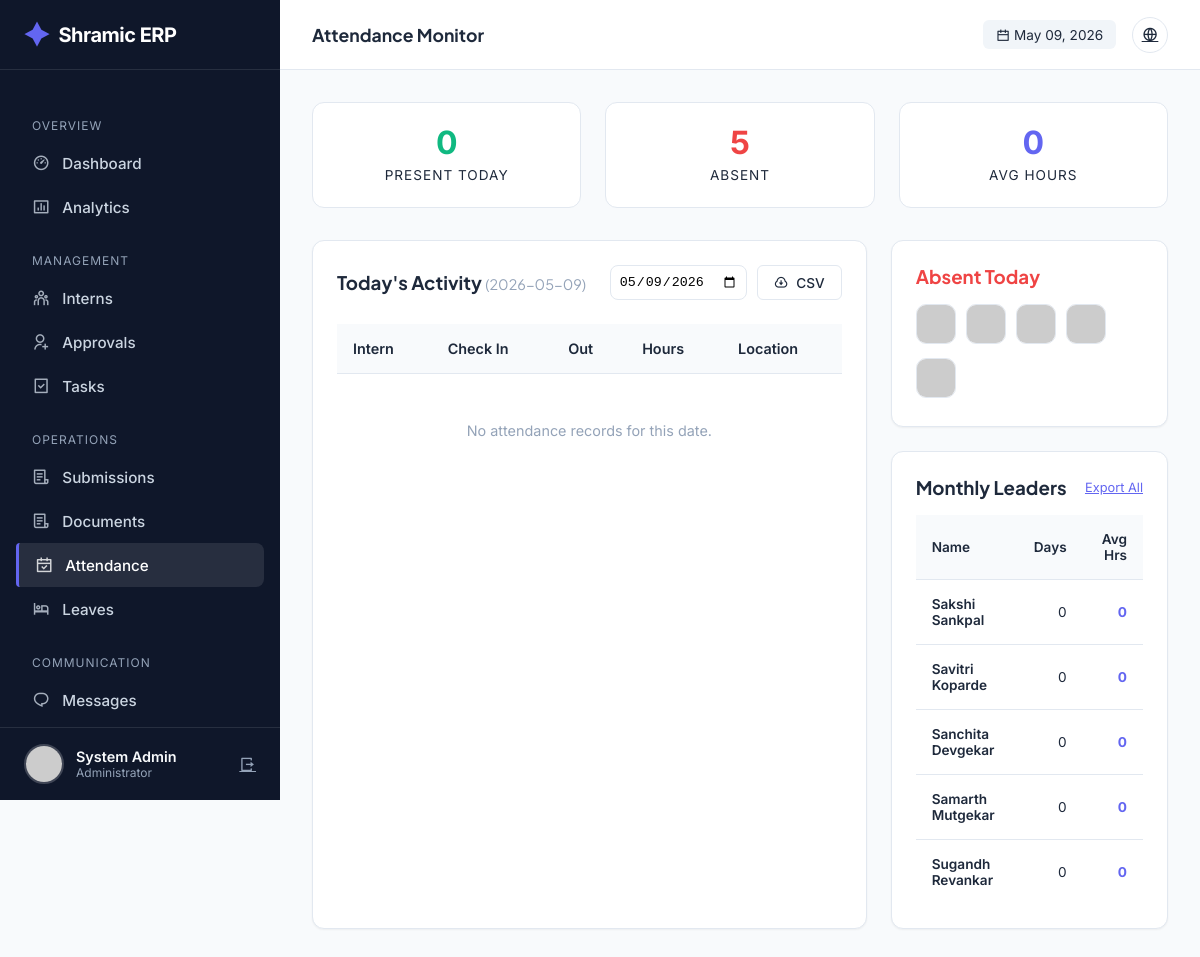
Page /admin/attendance (signed in) on the committed database.
### tables this page shows
CREATE TABLE users (
            id INTEGER PRIMARY KEY AUTOINCREMENT,
            intern_id TEXT UNIQUE,
            usn TEXT UNIQUE NOT NULL,
            full_name TEXT NOT NULL,
            phone TEXT NOT NULL,
            email TEXT UNIQUE NOT NULL,
            password_hash TEXT NOT NULL,
            role TEXT NOT NULL,
            photo_url TEXT,
            status TEXT DEFAULT 'PENDING',
            is_admin BOOLEAN DEFAULT 0,
            department TEXT,
            join_date DATE,
            emergency_contact TEXT,
            address TEXT,
            last_login TIMESTAMP,
            login_count INTEGER DEFAULT 0,
            created_at TIMESTAMP DEFAULT CURRENT_TIMESTAMP,
            updated_at TIMESTAMP DEFAULT CURRENT_TIMESTAMP
        );

### app.py (the view)
@app.route('/admin/attendance')
@login_required
@admin_required
def admin_attendance():
    conn = get_db_connection()
    cur = conn.cursor()
    date_filter = request.args.get('date', format_datetime(get_current_date(), '%Y-%m-%d'))
    cur.execute("""
        SELECT u.id, u.intern_id, u.full_name, u.role, u.photo_url, u.department,
               a.check_in_time, a.check_out_time, a.work_hours, a.location
        FROM attendance a
        JOIN users u ON a.user_id = u.id
        WHERE a.date = ?
        ORDER BY a.check_in_time DESC
    """, (date_filter,))
    today_attendance = cur.fetchall()
    cur.execute("""
        SELECT u.intern_id, u.full_name, u.role, u.department,
               COUNT(a.id) as days_present,
               SUM(a.work_hours) as total_hours,
               AVG(a.work_hours) as avg_hours
        FROM users u
        LEFT JOIN attendance a ON u.id = a.user_id
            AND strftime('%Y-%m', a.date) = strftime('%Y-%m', 'now')
        WHERE u.is_admin = 0 AND u.status = 'APPROVED'
        GROUP BY u.id, u.intern_id, u.full_name, u.role, u.department
        ORDER BY days_present DESC
    """)
    monthly_summary = cur.fetchall()
    cur.execute("""
        SELECT u.id, u.intern_id, u.full_name, u.role, u.department, u.photo_url
        FROM users u
        WHERE u.is_admin = 0 AND u.status = 'APPROVED'
        AND u.id NOT IN (
            SELECT user_id FROM attendance WHERE date = ?
        )
    """, (date_filter,))
    absent_today = cur.fetchall()
    conn.close()
    return render_template('admin/attendance.html',
        today_attendance=today_attendance,
        monthly_summary=monthly_summary,
        absent_today=absent_today,
        date_filter=date_filter
    )

### templates/admin/attendance.html (shortened to what this page needs)
{% extends "admin/base.html" %} {% block page_title %}Attendance Monitor{%
endblock %} {% block content %}
<div class="att-stats">
  <div class="stat-box">
    <div class="stat-val" style="color: var(--success)">
      {{ today_attendance|length }}
    </div>
    <div class="stat-lbl">Present Today</div>
  </div>
  <div class="stat-box">
    <div class="stat-val" style="color: var(--danger)">
      {{ absent_today|length }}
    </div>
    <div class="stat-lbl">Absent</div>
  </div>
  <div class="stat-box">
    {% set total_hrs = namespace(value=0) %} {% for r in today_attendance %}{%
    if r.work_hours %}{% set total_hrs.value = total_hrs.value + r.work_hours
    %}{% endif %}{% endfor %}
    <div class="stat-val" style="color: var(--primary)">
      {{ (total_hrs.value / today_attendance|length)|round(1) if
      today_attendance|length > 0 else 0 }}
    </div>
    <div class="stat-lbl">Avg Hours</div>
  </div>
</div>
<div style="display: grid; grid-template-columns: 2fr 1fr; gap: 1.5rem">
  <div class="card">
    <div
      style="
        display: flex;
        justify-content: space-between;
        align-items: center;
        margin-bottom: 1.5rem;
      "
    >
      <h3>
        Today's Activity
        <span
          style="font-weight: 400; color: var(--text-light); font-size: 0.9rem"
          >({{ date_filter }})</span
        >
      </h3>
      <div style="display: flex; gap: 10px">
        <form
          method="GET"
          style="display: flex; align-items: center; gap: 10px"
        >
          <input
            type="date"
            name="date"
            value="{{ date_filter }}"
            onchange="this.form.submit()"
            style="
              padding: 0.5rem;
              border: 1px solid var(--border);
              border-radius: 8px;
            "
          />
        </form>
        <a
          href="{{ url_for('export_attendance_csv', month=date_filter[:7]) }}"
          class="btn btn-outline"
          style="padding: 0.5rem 1rem; font-size: 0.85rem"
        >
          <i class="ri-download-cloud-line"></i> CSV
        </a>
      </div>
    </div>
    <div class="table-container">
      <table>
        <thead>
          <tr>
            <th>Intern</th>
            <th>Check In</th>
            <th>Out</th>
            <th>Hours</th>
            <th>Location</th>
          </tr>
        </thead>
        <tbody>
          {% for record in today_attendance %}
          <tr class="attendance-row">
            <td>
              <div style="display: flex; align-items: center; gap: 10px">
                <img
                  src="{{ url_for('static', filename='uploads/profiles/' + record.photo_url) if record.photo_url else 'https://ui-avatars.com/api/?name=' + record.full_name }}"
                  style="
                    width: 32px;
                    height: 32px;
                    border-radius: 50%;
                    object-fit: cover;
                  "
                />
                <div>
                  <div style="font-weight: 600">{{ record.full_name }}</div>
                  <div style="font-size: 0.75rem; color: var(--text-secondary)">
                    {{ record.intern_id }}
                  </div>
                </div>
              </div>
            </td>
            <td>
              <span class="time-badge"
                >{{ record.check_in_time.split(' ')[1] }}</span
              >
            </td>
            <td>
              {% if record.check_out_time %}
              <span class="time-badge"
                >{{ record.check_out_time.split(' ')[1] }}</span
              >
              {% else %}
              <span
                style="
                  color: var(--success);
                  font-size: 0.8rem;
                  font-weight: 600;
                "
                >● Active</span
              >
              {% endif %}
            </td>
            <td style="font-weight: 700; color: var(--text-main)">
              {{ record.work_hours if record.work_hours else '-' }}
            </td>
            <td style="font-size: 0.85rem; color: var(--text-secondary)">
              <i class="ri-map-pin-line"></i> {{ record.location or 'Remote' }}
            </td>
          </tr>
          {% else %}
          <tr>
            <td
              colspan="5"
              style="
                text-align: center;
                padding: 3rem;
                color: var(--text-light);
              "
            >
              No attendance records for this date.
            </td>
          </tr>
          {% endfor %}
        </tbody>
      </table>
    </div>
  </div>
  <div style="display: flex; flex-direction: column; gap: 1.5rem">
    <div class="card">
      <h3 style="margin-bottom: 1rem; color: var(--danger)">Absent Today</h3>
      {% if absent_today %}
      <div class="absent-grid">
        {% for user in absent_today %}
        <div class="absent-item" data-name="{{ user.full_name }}">
          <a href="{{ url_for('admin_intern_detail', intern_id=user['id']) }}">
            <img
              src="{{ url_for('static', filename='uploads/profiles/' + user.photo_url) if user.photo_url else 'https://ui-avatars.com/api/?name=' + user.full_name }}"
              alt="{{ user.full_name }}"
            />
          </a>
        </div>
        {% endfor %}
      </div>
      {% else %}
      <div style="text-align: center; padding: 2rem; color: var(--success)">
        <i class="ri-check-double-line" style="font-size: 2rem"></i>
        <p style="margin-top: 0.5rem; font-size: 0.9rem">100% Attendance!</p>
      </div>
      {% endif %}
    </div>
    <div class="card">
      <div
        style="
          display: flex;
          justify-content: space-between;
          align-items: center;
          margin-bottom: 1rem;
        "
      >
        <h3>Monthly Leaders</h3>
        <a
          href="{{ url_for('export_attendance_summary_csv') }}"
          style="font-size: 0.8rem; color: var(--primary)"
          >Export All</a
        >
      </div>
      <div class="table-container">
        <table style="font-size: 0.85rem">
          <thead>
            <tr>
              <th>Name</th>
              <th style="text-align: right">Days</th>
              <th style="text-align: right">Avg Hrs</th>
            </tr>
          </thead>
          <tbody>
            {% for summary in monthly_summary[:5] %}
            <tr>
              <td style="font-weight: 600">{{ summary.full_name }}</td>
              <td style="text-align: right">{{ summary.days_present }}</td>
              <td
                style="
                  text-align: right;
                  color: var(--primary);
                  font-weight: 700;
                "
              >
                {{ (summary.avg_hours or 0)|round(1) }}
              </td>
            </tr>
            {% endfor %}
          </tbody>
        </table>
      </div>
    </div>
  </div>
</div>
{% endblock %}

### templates/admin/base.html (shortened to what this page needs)
<!doctype html>
<html lang="en">
  <head>
    <link
      href="https://cdn.jsdelivr.net/npm/remixicon@4.1.0/fonts/remixicon.css"
      rel="stylesheet"
    />
  </head>
  <body>
    <aside class="sidebar" id="sidebar">
      <a href="/" class="brand">
        <i class="ri-shining-2-fill"></i> Shramic ERP
      </a>
      <ul class="nav-menu">
        <li class="nav-label">Overview</li>
        <li>
          <a
            href="{{ url_for('admin_dashboard') }}"
            class="nav-link {% if request.endpoint == 'admin_dashboard' %}active{% endif %}"
            ><i class="ri-dashboard-3-line"></i> Dashboard</a
          >
        </li>
        <li>
          <a
            href="{{ url_for('admin_analytics') }}"
            class="nav-link {% if request.endpoint == 'admin_analytics' %}active{% endif %}"
            ><i class="ri-bar-chart-box-line"></i> Analytics</a
          >
        </li>
        <li class="nav-label">Management</li>
        <li>
          <a
            href="{{ url_for('admin_interns') }}"
            class="nav-link {% if request.endpoint == 'admin_interns' %}active{% endif %}"
            ><i class="ri-team-line"></i> Interns</a
          >
        </li>
        <li>
          <a
            href="{{ url_for('admin_approvals') }}"
            class="nav-link {% if request.endpoint == 'admin_approvals' %}active{% endif %}"
            ><i class="ri-user-add-line"></i> Approvals</a
          >
        </li>
        <li>
          <a
            href="{{ url_for('admin_tasks') }}"
            class="nav-link {% if request.endpoint == 'admin_tasks' %}active{% endif %}"
            ><i class="ri-task-line"></i> Tasks</a
          >
        </li>
        <li class="nav-label">Operations</li>
        <li>
          <a
            href="{{ url_for('admin_submissions') }}"
            class="nav-link {% if request.endpoint == 'admin_submissions' %}active{% endif %}"
            ><i class="ri-file-list-3-line"></i> Submissions</a
          >
        </li>
        <li>
  <a
    href="{{ url_for('admin_documents') }}"
    class="nav-link {% if request.endpoint == 'admin_documents' %}active{% endif %}"
  >
    <i class="ri-file-list-3-line"></i> Documents
  </a>
</li>
        <li>
          <a
            href="{{ url_for('admin_attendance') }}"
            class="nav-link {% if request.endpoint == 'admin_attendance' %}active{% endif %}"
            ><i class="ri-calendar-check-line"></i> Attendance</a
          >
        </li>
        <li>
          <a
            href="{{ url_for('admin_leaves') }}"
            class="nav-link {% if request.endpoint == 'admin_leaves' %}active{% endif %}"
            ><i class="ri-hotel-bed-line"></i> Leaves</a
          >
        </li>
        <li class="nav-label">Communication</li>
        <li>
          <a
            href="{{ url_for('admin_messages') }}"
            class="nav-link {% if request.endpoint == 'admin_messages' %}active{% endif %}"
            ><i class="ri-chat-1-line"></i> Messages</a
          >
        </li>
        <li>
          <a
            href="{{ url_for('admin_announcements') }}"
            class="nav-link {% if request.endpoint == 'admin_announcements' %}active{% endif %}"
            > Announcements</a
          >
        </li>
      </ul>
      <div class="user-profile">
        <img
          src="{{ url_for('static', filename='uploads/profiles/' + current_user.photo_url) if current_user.photo_url else 'https://ui-avatars.com/api/?name=Admin&background=random' }}"
          class="user-avatar"
          alt="Admin"
        />
        <div style="flex: 1; overflow: hidden">
          <div
            style="
              font-weight: 600;
              font-size: 0.9rem;
              white-space: nowrap;
              text-overflow: ellipsis;
            "
          >
            {{ current_user.full_name }}
          </div>
          <div style="font-size: 0.75rem; color: var(--text-light)">
            Administrator
          </div>
        </div>
        <a
          href="{{ url_for('logout') }}"
          title="Logout"
          style="color: var(--text-light)"
          ><i class="ri-logout-box-r-line"></i
        ></a>
      </div>
    </aside>
    <div class="main-wrapper">
      <header class="top-header">
        <div style="display: flex; align-items: center; gap: 1rem">
          <h2 class="page-title">
            {% block page_title %}Dashboard{% endblock %}
          </h2>
        </div>
        <div class="header-actions">
          <div
            style="
              font-size: 0.85rem;
              color: var(--text-secondary);
              background: #f1f5f9;
              padding: 0.4rem 0.8rem;
              border-radius: 6px;
            "
          >
            <i class="ri-calendar-line"></i> {{ now.strftime('%b %d, %Y') }}
          </div>
          <a href="{{ url_for('index') }}" class="btn-icon" title="View Site"
            ><i class="ri-global-line"></i
          ></a>
        </div>
      </header>
      <div class="content">
         {% block content %}{% endblock %}
      </div>
    </div>
  </body>
</html>

### rows in the picture
users: full_name "System Admin"
users: full_name "Sakshi Sankpal", days_present "0", is_admin "0"
users: full_name "Savitri Koparde", days_present "0", is_admin "0"
users: full_name "Sanchita Devgekar", days_present "0", is_admin "0"
users: full_name "Samarth Mutgekar", days_present "0", avg_hours "0"
users: full_name "Sugandh Revankar", days_present "0", avg_hours "0"

### other values in the picture
{{ now.strftime('%b %d, %Y') }} "May 09, 2026"
{{ today_attendance|length }} "0"
{{ absent_today|length }} "5"
{{ date_filter }} "2026-05-09"
